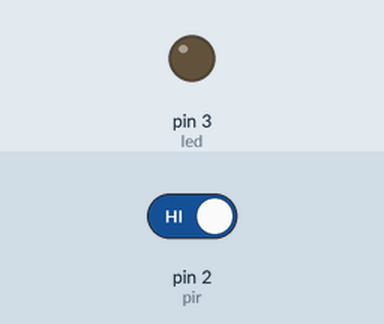
Simulated run of this sketch. Board: Arduino Uno, built with avr-gcc and run on an emulated ATmega328P. On the bench: output pins drawn as LEDs (lit = HIGH). The inputs (shaded band) are chosen by the test bench; at power-on: pin 2 (pir) HIGH. What the sketch prints to the serial monitor is not drawn.

Above: at 1.2 s.
1.3 s: pin 2 (pir) driven LOW
At 2.0 s:
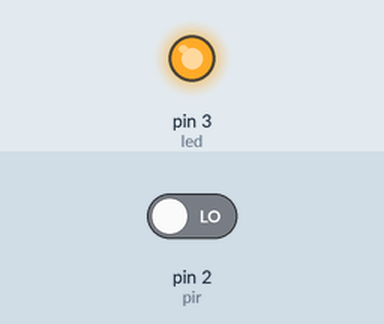
2.8 s: pin 2 (pir) driven HIGH
At 3.2 s:
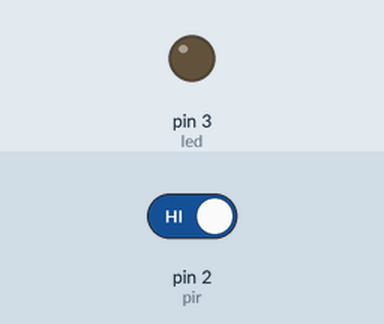
Timing chart, 0 to 5.8 s (numbered marks = the images above; inputs shaded):
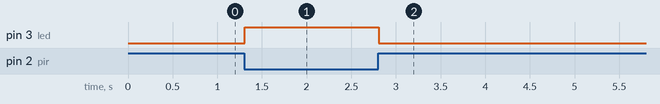

Measured:
- after the input at 1.3 s, pin 3 (led): LOW → HIGH at once
- after the input at 2.8 s, pin 3 (led): HIGH → LOW at once

The sketch:

sketch_may12a.ino
```cpp
const int pir = 2;
const int led = 3;
void setup()
{
  pinMode(pir, INPUT); //PIR
  Serial.begin(9600);
  pinMode(led, OUTPUT);
}

void loop()
{
  int sig = digitalRead(pir);
  Serial.println(sig);
  if (sig == 0)
  {
    digitalWrite(led,HIGH);
  }
  else
  {
        digitalWrite(led,LOW);
  }
}
```
